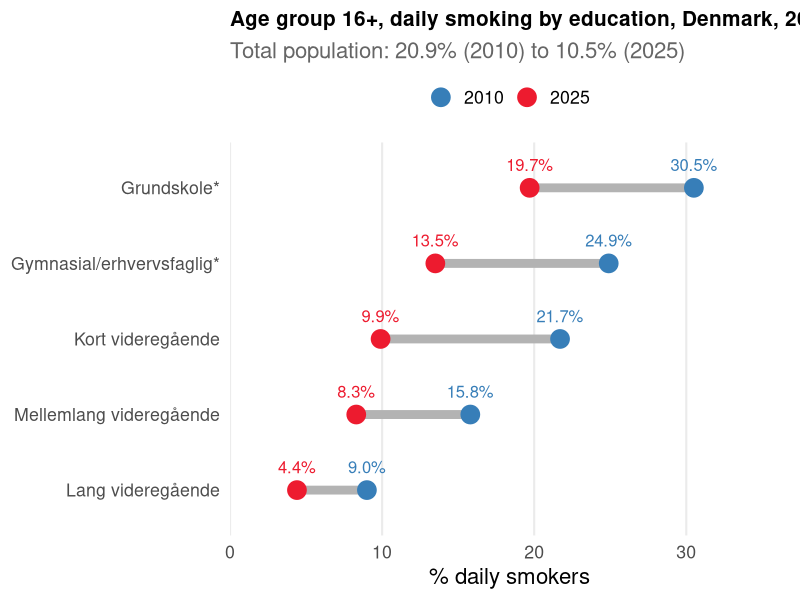

Generate this figure with R:
## Updated Danish smoking-by-education chart (2010 vs 2025), an analogue
## to the Osler (2000) figure used to motivate the lecture.
##
## Source: Den Nationale Sundhedsprofil (Danish National Health Profile),
## Statens Institut for Folkesundhed / Sundhedsstyrelsen.
##   - 2025: natsup_2025.pdf, Tabel 3.1.3 ("Ryger dagligt. 2025"), raw
##     (unadjusted) percent, both sexes combined, ages 16+.
##   - 2010: Den nationale sundhedsprofil 2010, Tabel 4.1.1 ("Daglig
##     rygning"), raw (unadjusted) "Procent" column, both sexes, ages 16+.
##
## Note on education categories: the 2010 report's lowest two tiers were
## labelled "Ingen erhvervsuddannelse" and "Kort uddannelse"; the 2025
## report relabelled these "Grundskole" and "Gymnasial/erhvervsfaglig
## uddannelse". Treated here as the closest match across waves, not a
## certified identical operationalisation -- flagged with an asterisk.
## The top three tiers (Kort/Mellemlang/Lang videregående uddannelse)
## carry identical labels in both reports.

library(here)
library(ggplot2)
library(dplyr)
library(forcats)

dk_smoking <- tibble::tribble(
  ~education,                          ~y2010, ~y2025,
  "Grundskole*",                         30.5,    19.7,
  "Gymnasial/erhvervsfaglig*",           24.9,    13.5,
  "Kort videregående",                   21.7,     9.9,
  "Mellemlang videregående",             15.8,     8.3,
  "Lang videregående",                    9.0,     4.4
) |>
  mutate(education = fct_inorder(education)) |>
  tidyr::pivot_longer(c(y2010, y2025), names_to = "year", values_to = "pct") |>
  mutate(year = if_else(year == "y2010", "2010", "2025"))

theme_blue <- "#377eb8"
theme_red  <- "#ED1B2F"

p <- ggplot(dk_smoking, aes(x = pct, y = fct_rev(education))) +
  geom_line(aes(group = education), colour = "grey70", linewidth = 3) +
  geom_point(aes(colour = year), size = 6) +
  geom_text(aes(label = sprintf("%.1f%%", pct), colour = year),
            vjust = -1.4, size = 4.2, show.legend = FALSE) +
  scale_colour_manual(values = c("2010" = theme_blue, "2025" = theme_red)) +
  scale_x_continuous(limits = c(0, 35), expand = expansion(mult = c(0, 0.05))) +
  labs(
    title = "Age group 16+, daily smoking by education, Denmark, 2010 vs 2025",
    subtitle = "Total population: 20.9% (2010) to 10.5% (2025)",
    x = "% daily smokers", y = NULL, colour = NULL
  ) +
  theme_minimal(base_size = 16) +
  theme(
    panel.grid.minor = element_blank(),
    panel.grid.major.y = element_blank(),
    legend.position = "top",
    plot.title = element_text(face = "bold", size = 15),
    plot.subtitle = element_text(colour = "grey40")
  )

ggsave(here("figs", "dk-smoking-education-update.png"), p,
       width = 9, height = 5.5, dpi = 300, bg = "white")
